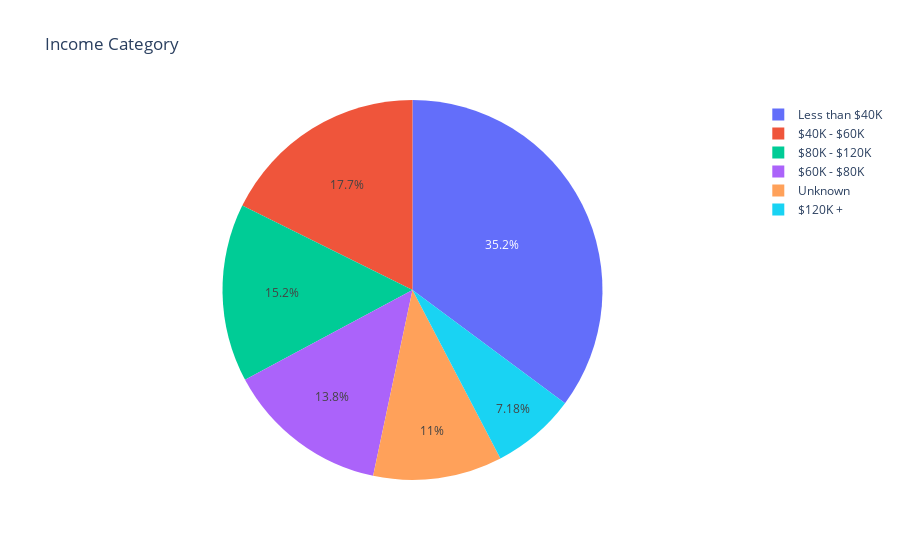

Notebook code for this chart:
### Code cell
ex.pie(df, names='Income_Category', title='Income Category')

### Figure 1 — Plotly figure (JSON) as saved in the notebook; plotly's stock layout.template omitted (floating-point values rounded to 4 significant figures; data arrays with more than 128 entries replaced by an {"elided": "..."} marker saying what was removed)
{"data": [{"domain": {"x": [0, 1], "y": [0, 1]}, "hovertemplate": "Income_Category=%{label}<extra></extra>", "labels": {"elided": "10127 str values"}, "legendgroup": "", "name": "", "showlegend": true, "type": "pie"}], "layout": {"legend": {"tracegroupgap": 0}, "title": {"text": "Income Category"}}}
